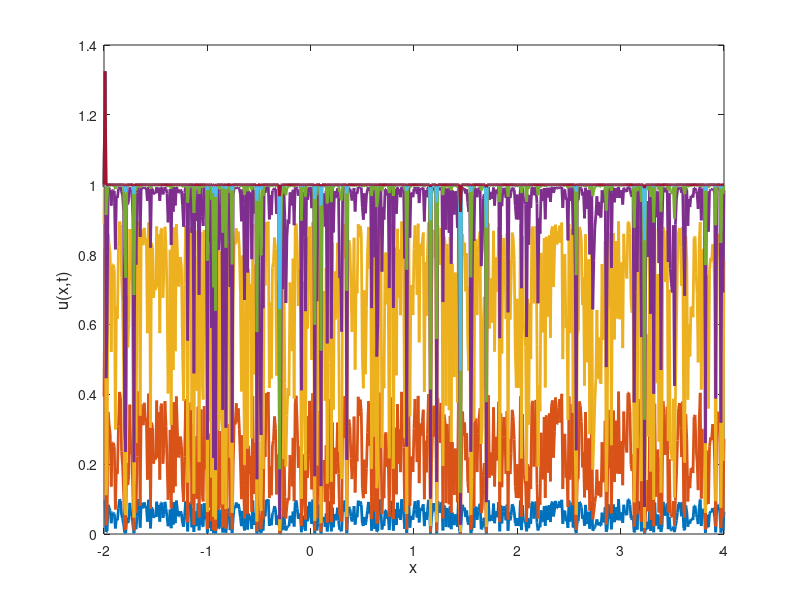
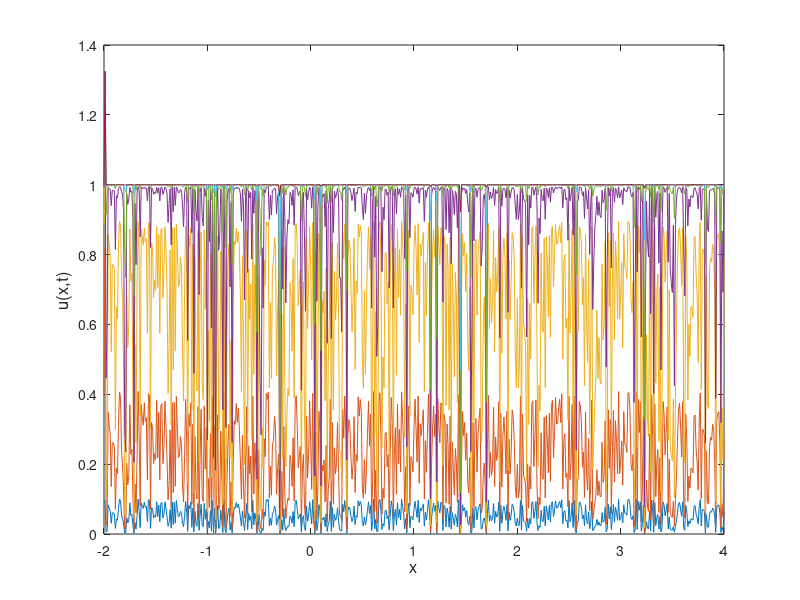

Write MATLAB code to recreate these figures, in order.
%Allen-Cahn Solver

%define constants
eps = 0.01; a = -2; b = 4; T = 10;
h = 0.01; tau = 0.01;
x = (a:h:b); N = length (x);
ga = 0; gb = 0;
utime = zeros(N,T/tau+1);
utimeback = zeros (N,T/tau+1);
t_span = 0:tau:T;


%initial conditions (random noise)
rng(2);
u = 0.1*rand(N,1);
uback = u; 
u0_ode = u;

%Create the negative Laplacian
%Laplacian matrix
%Construct the Laplacian matrix using finite difference method
one_vec = ones(N,1);
lap = spdiags([1, -2, 1],-1:1,N,N);
lap(1,1) = ga
lap (N,N) = gb
A = (eye(N)-tau*eps^2*lap/h^2)

%Forward Euler
for step = 1:(T/tau+1)
    utime(:,step) = u;
    u = u + tau*(eps^2 * (lap*u) /(h^2) + u - u.^3);
end

%Backwards Euler 
for steps = 1:(T/tau+1)
    utimeback(:,steps) = uback;
    uback = A\(uback + tau * (uback-uback.^3))
end

%"Perfect solver"
rhs = @(t, y) eps^2 * (lap * y) / (h^2) + y - y.^3;
[~, y_ode] = ode45(rhs, t_span, u0_ode);
utime_ode = y_ode'; % Transpose to N x num_steps to match utime and utimeback

%for task 3, you can plot this with the things from below 
%utime is an array of the solutions at given times (forward)
%utimeback is the same for backwards
%the plotting can be done below
%also plot the analytical solution from task 2

figure 
plot(x, utime(:,1:150:end), 'linewidth',2); hold on
xlabel('x','FontSize', 12); ylabel('u(x,t)','FontSize', 12);

figure
plot(x, utimeback(:, 1:150:end), '-');
xlabel('x','FontSize', 12); ylabel('u(x,t)','FontSize', 12);

hold on;
